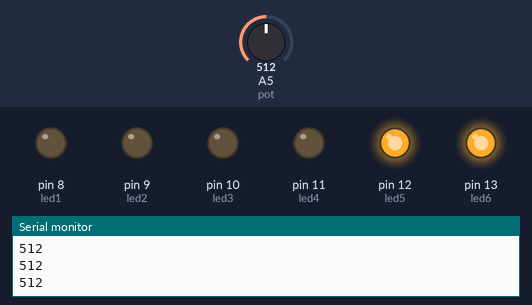
A sketch run on a simulated Arduino Uno, built with avr-gcc and run on an emulated ATmega328P. Shown: output pins drawn as LEDs (lit = HIGH), the last lines printed to the serial monitor. The inputs (shaded band) are chosen by the test bench; at power-on: A5 (pot) = 512.

Above: at 1.2 s.
1.3 s: A5 (pot) set to 490
At 2.5 s:
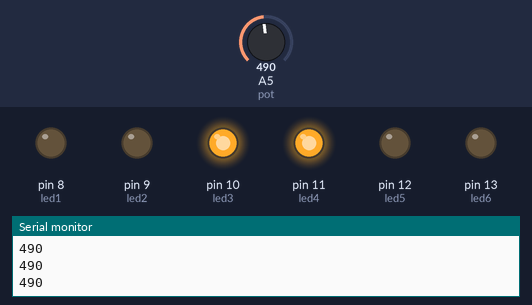
2.9 s: A5 (pot) set to 259
4.4 s: A5 (pot) set to 241
At 5.3 s:
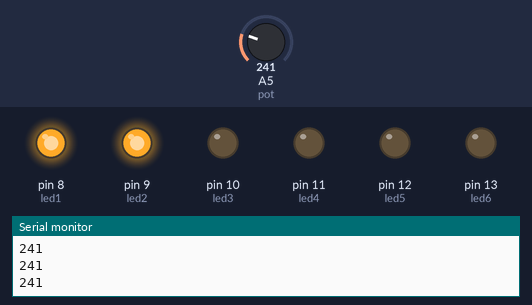
6.0 s: A5 (pot) set to 0
At 6.7 s:
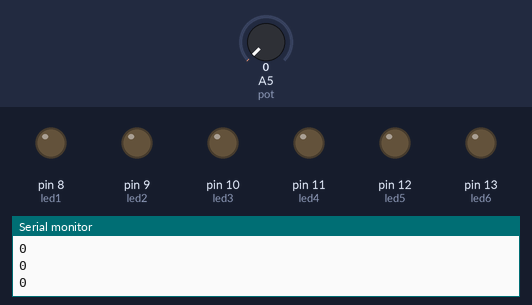
7.6 s: A5 (pot) set to 122
At 8.0 s:
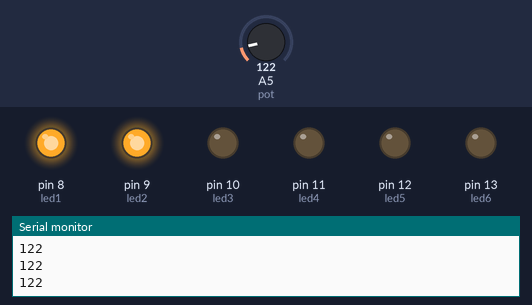
9.2 s: A5 (pot) set to 260
At 10.6 s:
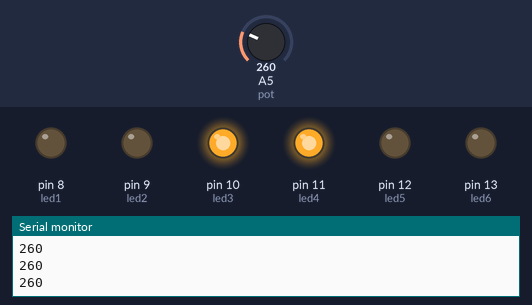
Timing chart, 0 to 11.8 s (numbered marks = the images above; inputs shaded):
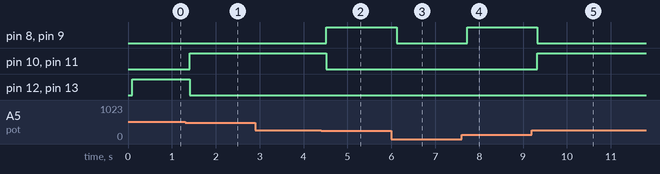

Measured:
- the behaviour switches between 501 and 500 on A5 (pot) (found by bisection; images 0 and 1)
- the behaviour switches between 251 and 250 on A5 (pot) (found by bisection; images 1 and 2)
- after the input at 1.3 s, pin 10 (led3), pin 11 (led4): LOW → HIGH after 0.10 s; pin 12 (led5), pin 13 (led6): HIGH → LOW after 0.10 s
- after the input at 4.4 s, pin 8 (led1), pin 9 (led2): LOW → HIGH after 0.11 s; pin 10 (led3), pin 11 (led4): HIGH → LOW after 0.11 s
- after the input at 6.0 s, pin 8 (led1), pin 9 (led2): HIGH → LOW after 0.12 s
- after the input at 7.6 s, pin 8 (led1), pin 9 (led2): LOW → HIGH after 0.12 s
- after the input at 9.2 s, pin 8 (led1), pin 9 (led2): HIGH → LOW after 0.13 s; pin 10 (led3), pin 11 (led4): LOW → HIGH after 0.13 s

The sketch:

project_39_code.ino
```cpp
// Pin configuration
int pot = A5; // Potentiometer connected to analog pin A5
int value = 0; // Variable to store potentiometer value

// LED pins
int led1 = 8;   // Green LED 1
int led2 = 9;   // Green LED 2
int led3 = 10;  // Yellow LED 1
int led4 = 11;  // Yellow LED 2
int led5 = 12;  // Red LED 1
int led6 = 13;  // Red LED 2

void setup() {
  Serial.begin(9600); // Start serial communication

  // Define LED pins as OUTPUT
  pinMode(led1, OUTPUT);
  pinMode(led2, OUTPUT);
  pinMode(led3, OUTPUT);
  pinMode(led4, OUTPUT);
  pinMode(led5, OUTPUT);
  pinMode(led6, OUTPUT);

  // Optional: define potentiometer pin as INPUT (not strictly necessary)
  pinMode(pot, INPUT);
}

void loop() {
  value = analogRead(pot); // Read potentiometer value (0–1023)
  Serial.println(value);   // Print value to serial monitor
  delay(100);              // Short delay for readability

  // Turn off all LEDs initially
  digitalWrite(led1, LOW);
  digitalWrite(led2, LOW);
  digitalWrite(led3, LOW);
  digitalWrite(led4, LOW);
  digitalWrite(led5, LOW);
  digitalWrite(led6, LOW);

  // Pattern logic based on potentiometer value
  if (value > 0 && value <= 250) {
    // Light up green LEDs
    digitalWrite(led1, HIGH);
    digitalWrite(led2, HIGH);
  }
  else if (value > 250 && value <= 500) {
    // Light up yellow LEDs
    digitalWrite(led3, HIGH);
    digitalWrite(led4, HIGH);
  }
  else if (value > 500) {
    // Light up red LEDs
    digitalWrite(led5, HIGH);
    digitalWrite(led6, HIGH);
  }
}
```
